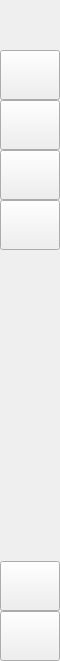
<?xml version="1.0" encoding="UTF-8"?>
<ui version="4.0">
 <class>leftMenuBg</class>
 <widget class="QWidget" name="leftMenuBg">
  <property name="geometry">
   <rect>
    <x>0</x>
    <y>0</y>
    <width>60</width>
    <height>661</height>
   </rect>
  </property>
  <property name="minimumSize">
   <size>
    <width>60</width>
    <height>0</height>
   </size>
  </property>
  <property name="maximumSize">
   <size>
    <width>60</width>
    <height>16777215</height>
   </size>
  </property>
  <property name="styleSheet">
   <string notr="true"/>
  </property>
  <layout class="QVBoxLayout" name="verticalLayout_3">
   <property name="spacing">
    <number>0</number>
   </property>
   <property name="leftMargin">
    <number>0</number>
   </property>
   <property name="topMargin">
    <number>0</number>
   </property>
   <property name="rightMargin">
    <number>0</number>
   </property>
   <property name="bottomMargin">
    <number>0</number>
   </property>
   <item>
    <widget class="QFrame" name="topLogoInfo">
     <property name="minimumSize">
      <size>
       <width>60</width>
       <height>50</height>
      </size>
     </property>
     <property name="maximumSize">
      <size>
       <width>60</width>
       <height>50</height>
      </size>
     </property>
     <property name="frameShape">
      <enum>QFrame::NoFrame</enum>
     </property>
     <property name="frameShadow">
      <enum>QFrame::Raised</enum>
     </property>
     <property name="lineWidth">
      <number>0</number>
     </property>
     <widget class="QLabel" name="logo">
      <property name="geometry">
       <rect>
        <x>5</x>
        <y>0</y>
        <width>50</width>
        <height>50</height>
       </rect>
      </property>
      <property name="text">
       <string/>
      </property>
      <property name="scaledContents">
       <bool>true</bool>
      </property>
     </widget>
    </widget>
   </item>
   <item>
    <widget class="QFrame" name="leftMenuFrame">
     <property name="frameShape">
      <enum>QFrame::NoFrame</enum>
     </property>
     <property name="frameShadow">
      <enum>QFrame::Raised</enum>
     </property>
     <layout class="QVBoxLayout" name="verticalLayout_4">
      <property name="spacing">
       <number>0</number>
      </property>
      <property name="leftMargin">
       <number>0</number>
      </property>
      <property name="topMargin">
       <number>0</number>
      </property>
      <property name="rightMargin">
       <number>0</number>
      </property>
      <property name="bottomMargin">
       <number>0</number>
      </property>
      <item>
       <widget class="QFrame" name="leftMenu">
        <property name="sizePolicy">
         <sizepolicy hsizetype="Preferred" vsizetype="Preferred">
          <horstretch>0</horstretch>
          <verstretch>0</verstretch>
         </sizepolicy>
        </property>
        <property name="frameShape">
         <enum>QFrame::NoFrame</enum>
        </property>
        <property name="frameShadow">
         <enum>QFrame::Raised</enum>
        </property>
        <layout class="QVBoxLayout" name="verticalLayout_5">
         <property name="spacing">
          <number>0</number>
         </property>
         <property name="leftMargin">
          <number>0</number>
         </property>
         <property name="topMargin">
          <number>0</number>
         </property>
         <property name="rightMargin">
          <number>0</number>
         </property>
         <property name="bottomMargin">
          <number>0</number>
         </property>
         <item>
          <widget class="QPushButton" name="btnFirstPage">
           <property name="minimumSize">
            <size>
             <width>60</width>
             <height>50</height>
            </size>
           </property>
           <property name="styleSheet">
            <string notr="true"/>
           </property>
           <property name="text">
            <string/>
           </property>
          </widget>
         </item>
         <item>
          <widget class="QPushButton" name="btnSecondPage">
           <property name="minimumSize">
            <size>
             <width>60</width>
             <height>50</height>
            </size>
           </property>
           <property name="text">
            <string/>
           </property>
          </widget>
         </item>
         <item>
          <widget class="QPushButton" name="btnThirdPage">
           <property name="minimumSize">
            <size>
             <width>60</width>
             <height>50</height>
            </size>
           </property>
           <property name="text">
            <string/>
           </property>
          </widget>
         </item>
         <item>
          <widget class="QPushButton" name="btnForthPage">
           <property name="minimumSize">
            <size>
             <width>60</width>
             <height>50</height>
            </size>
           </property>
           <property name="text">
            <string/>
           </property>
          </widget>
         </item>
         <item>
          <spacer name="verticalSpacer">
           <property name="orientation">
            <enum>Qt::Vertical</enum>
           </property>
           <property name="sizeHint" stdset="0">
            <size>
             <width>20</width>
             <height>40</height>
            </size>
           </property>
          </spacer>
         </item>
         <item>
          <widget class="QPushButton" name="btnTheme">
           <property name="sizePolicy">
            <sizepolicy hsizetype="Minimum" vsizetype="Expanding">
             <horstretch>0</horstretch>
             <verstretch>0</verstretch>
            </sizepolicy>
           </property>
           <property name="minimumSize">
            <size>
             <width>60</width>
             <height>50</height>
            </size>
           </property>
           <property name="maximumSize">
            <size>
             <width>60</width>
             <height>50</height>
            </size>
           </property>
           <property name="toolTip">
            <string>&lt;html&gt;&lt;head/&gt;&lt;body&gt;&lt;p&gt;主题色&lt;/p&gt;&lt;/body&gt;&lt;/html&gt;</string>
           </property>
           <property name="styleSheet">
            <string notr="true"/>
           </property>
           <property name="text">
            <string/>
           </property>
          </widget>
         </item>
         <item>
          <widget class="QPushButton" name="btnSettings">
           <property name="sizePolicy">
            <sizepolicy hsizetype="Minimum" vsizetype="Expanding">
             <horstretch>0</horstretch>
             <verstretch>0</verstretch>
            </sizepolicy>
           </property>
           <property name="minimumSize">
            <size>
             <width>60</width>
             <height>50</height>
            </size>
           </property>
           <property name="maximumSize">
            <size>
             <width>60</width>
             <height>50</height>
            </size>
           </property>
           <property name="toolTip">
            <string>&lt;html&gt;&lt;head/&gt;&lt;body&gt;&lt;p&gt;设置&lt;/p&gt;&lt;/body&gt;&lt;/html&gt;</string>
           </property>
           <property name="styleSheet">
            <string notr="true"/>
           </property>
           <property name="text">
            <string/>
           </property>
          </widget>
         </item>
        </layout>
       </widget>
      </item>
     </layout>
    </widget>
   </item>
  </layout>
 </widget>
 <resources/>
 <connections/>
</ui>
